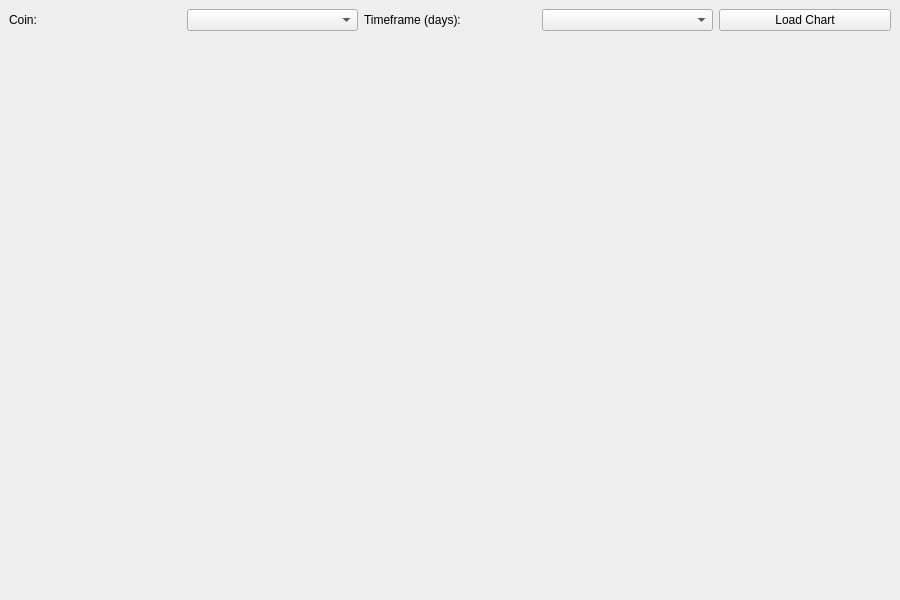
<?xml version="1.0" encoding="UTF-8"?>
<ui version="4.0">
 <class>MainWindow</class>
 <widget class="QMainWindow" name="MainWindow">
  <property name="geometry">
   <rect>
    <x>0</x>
    <y>0</y>
    <width>900</width>
    <height>600</height>
   </rect>
  </property>
  <property name="windowTitle">
   <string>Crypto History Tracker</string>
  </property>
  <widget class="QWidget" name="centralwidget">
   <layout class="QVBoxLayout" name="verticalLayout">

    <!-- Filter panel -->
    <item>
     <layout class="QHBoxLayout" name="filterLayout">
      <item>
       <widget class="QLabel" name="labelCoin">
        <property name="text">
         <string>Coin:</string>
        </property>
       </widget>
      </item>
      <item>
       <widget class="QComboBox" name="coinComboBox"/>
      </item>
      <item>
       <widget class="QLabel" name="labelTimeframe">
        <property name="text">
         <string>Timeframe (days):</string>
        </property>
       </widget>
      </item>
      <item>
       <widget class="QComboBox" name="timeframeComboBox"/>
      </item>
      <item>
       <widget class="QPushButton" name="loadButton">
        <property name="text">
         <string>Load Chart</string>
        </property>
       </widget>
      </item>
     </layout>
    </item>

    <!-- Chart display -->
    <item>
     <widget class="QWidget" name="chartWidget">
      <property name="minimumSize">
       <size>
        <width>800</width>
        <height>400</height>
       </size>
      </property>
     </widget>
    </item>

   </layout>
  </widget>
 </widget>
 <resources/>
 <connections/>
</ui>
